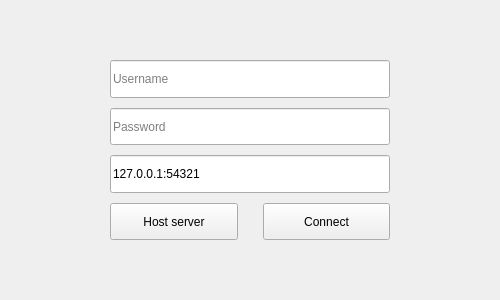
<?xml version="1.0" encoding="UTF-8"?>
<ui version="4.0">
 <class>Menu</class>
 <widget class="QWidget" name="Menu">
  <property name="geometry">
   <rect>
    <x>0</x>
    <y>0</y>
    <width>500</width>
    <height>300</height>
   </rect>
  </property>
  <property name="minimumSize">
   <size>
    <width>500</width>
    <height>300</height>
   </size>
  </property>
  <property name="windowTitle">
   <string>Form</string>
  </property>
  <property name="styleSheet">
   <string notr="true"/>
  </property>
  <layout class="QHBoxLayout" name="horizontalLayout">
   <item>
    <widget class="QFrame" name="frame_menu">
     <property name="minimumSize">
      <size>
       <width>300</width>
       <height>200</height>
      </size>
     </property>
     <property name="maximumSize">
      <size>
       <width>300</width>
       <height>200</height>
      </size>
     </property>
     <layout class="QGridLayout" name="gridLayout">
      <property name="leftMargin">
       <number>10</number>
      </property>
      <property name="topMargin">
       <number>10</number>
      </property>
      <property name="rightMargin">
       <number>10</number>
      </property>
      <property name="bottomMargin">
       <number>10</number>
      </property>
      <property name="horizontalSpacing">
       <number>25</number>
      </property>
      <property name="verticalSpacing">
       <number>10</number>
      </property>
      <item row="3" column="0">
       <widget class="QPushButton" name="btn_host">
        <property name="sizePolicy">
         <sizepolicy hsizetype="Minimum" vsizetype="Expanding">
          <horstretch>0</horstretch>
          <verstretch>0</verstretch>
         </sizepolicy>
        </property>
        <property name="cursor">
         <cursorShape>PointingHandCursor</cursorShape>
        </property>
        <property name="text">
         <string>Host server</string>
        </property>
       </widget>
      </item>
      <item row="3" column="1">
       <widget class="QPushButton" name="btn_connect">
        <property name="sizePolicy">
         <sizepolicy hsizetype="Minimum" vsizetype="Expanding">
          <horstretch>0</horstretch>
          <verstretch>0</verstretch>
         </sizepolicy>
        </property>
        <property name="cursor">
         <cursorShape>PointingHandCursor</cursorShape>
        </property>
        <property name="text">
         <string>Connect</string>
        </property>
       </widget>
      </item>
      <item row="2" column="0" colspan="2">
       <widget class="QLineEdit" name="input_address">
        <property name="sizePolicy">
         <sizepolicy hsizetype="Expanding" vsizetype="Expanding">
          <horstretch>0</horstretch>
          <verstretch>0</verstretch>
         </sizepolicy>
        </property>
        <property name="text">
         <string>127.0.0.1:54321</string>
        </property>
        <property name="maxLength">
         <number>21</number>
        </property>
        <property name="placeholderText">
         <string>Server address</string>
        </property>
       </widget>
      </item>
      <item row="1" column="0" colspan="2">
       <widget class="QLineEdit" name="input_password">
        <property name="sizePolicy">
         <sizepolicy hsizetype="Expanding" vsizetype="Expanding">
          <horstretch>0</horstretch>
          <verstretch>0</verstretch>
         </sizepolicy>
        </property>
        <property name="echoMode">
         <enum>QLineEdit::Password</enum>
        </property>
        <property name="placeholderText">
         <string>Password</string>
        </property>
       </widget>
      </item>
      <item row="0" column="0" colspan="2">
       <widget class="QLineEdit" name="input_username">
        <property name="sizePolicy">
         <sizepolicy hsizetype="Expanding" vsizetype="Expanding">
          <horstretch>0</horstretch>
          <verstretch>0</verstretch>
         </sizepolicy>
        </property>
        <property name="placeholderText">
         <string>Username</string>
        </property>
       </widget>
      </item>
     </layout>
    </widget>
   </item>
  </layout>
 </widget>
 <resources/>
 <connections/>
</ui>
